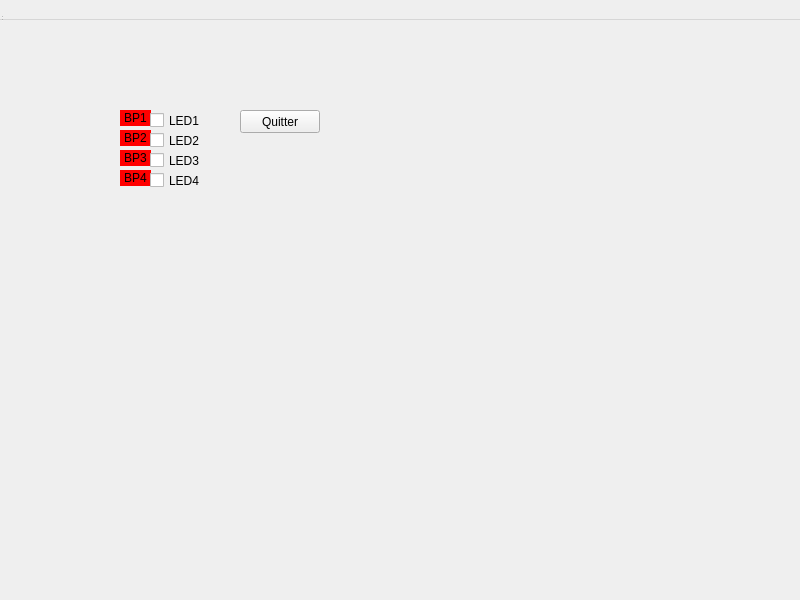
<?xml version="1.0" encoding="UTF-8"?>
<ui version="4.0">
 <class>WidgetUSB202</class>
 <widget class="QWidget" name="WidgetUSB202">
  <property name="geometry">
   <rect>
    <x>0</x>
    <y>0</y>
    <width>800</width>
    <height>600</height>
   </rect>
  </property>
  <property name="windowTitle">
   <string>WidgetUSB202</string>
  </property>
  <widget class="QWidget" name="centralwidget">
   <widget class="QLabel" name="label_BP1">
    <property name="geometry">
     <rect>
      <x>120</x>
      <y>110</y>
      <width>31</width>
      <height>16</height>
     </rect>
    </property>
    <property name="styleSheet">
     <string notr="true">background-color: rgb(255, 0, 0)</string>
    </property>
    <property name="text">
     <string>BP1</string>
    </property>
    <property name="alignment">
     <set>Qt::AlignCenter</set>
    </property>
   </widget>
   <widget class="QLabel" name="label_BP2">
    <property name="geometry">
     <rect>
      <x>120</x>
      <y>130</y>
      <width>31</width>
      <height>16</height>
     </rect>
    </property>
    <property name="styleSheet">
     <string notr="true">background-color: rgb(255, 0, 0)</string>
    </property>
    <property name="text">
     <string>BP2</string>
    </property>
    <property name="alignment">
     <set>Qt::AlignCenter</set>
    </property>
   </widget>
   <widget class="QLabel" name="label_BP3">
    <property name="geometry">
     <rect>
      <x>120</x>
      <y>150</y>
      <width>31</width>
      <height>16</height>
     </rect>
    </property>
    <property name="styleSheet">
     <string notr="true">background-color: rgb(255, 0, 0)</string>
    </property>
    <property name="text">
     <string>BP3</string>
    </property>
    <property name="alignment">
     <set>Qt::AlignCenter</set>
    </property>
   </widget>
   <widget class="QLabel" name="label_BP4">
    <property name="geometry">
     <rect>
      <x>120</x>
      <y>170</y>
      <width>31</width>
      <height>16</height>
     </rect>
    </property>
    <property name="styleSheet">
     <string notr="true">background-color: rgb(255, 0, 0)</string>
    </property>
    <property name="text">
     <string>BP4</string>
    </property>
    <property name="alignment">
     <set>Qt::AlignCenter</set>
    </property>
   </widget>
   <widget class="QCheckBox" name="checkbox_LED1">
    <property name="geometry">
     <rect>
      <x>150</x>
      <y>110</y>
      <width>83</width>
      <height>21</height>
     </rect>
    </property>
    <property name="text">
     <string>LED1</string>
    </property>
   </widget>
   <widget class="QCheckBox" name="checkbox_LED2">
    <property name="geometry">
     <rect>
      <x>150</x>
      <y>130</y>
      <width>83</width>
      <height>21</height>
     </rect>
    </property>
    <property name="text">
     <string>LED2</string>
    </property>
   </widget>
   <widget class="QCheckBox" name="checkbox_LED3">
    <property name="geometry">
     <rect>
      <x>150</x>
      <y>150</y>
      <width>83</width>
      <height>21</height>
     </rect>
    </property>
    <property name="text">
     <string>LED3</string>
    </property>
   </widget>
   <widget class="QCheckBox" name="checkbox_LED4">
    <property name="geometry">
     <rect>
      <x>150</x>
      <y>170</y>
      <width>83</width>
      <height>21</height>
     </rect>
    </property>
    <property name="text">
     <string>LED4</string>
    </property>
   </widget>
   <widget class="QPushButton" name="pushButton_Quitter">
    <property name="geometry">
     <rect>
      <x>240</x>
      <y>110</y>
      <width>80</width>
      <height>23</height>
     </rect>
    </property>
    <property name="text">
     <string>Quitter</string>
    </property>
    <property name="autoDefault">
     <bool>false</bool>
    </property>
   </widget>
  </widget>
  <widget class="QMenuBar" name="menubar">
   <property name="geometry">
    <rect>
     <x>0</x>
     <y>0</y>
     <width>800</width>
     <height>20</height>
    </rect>
   </property>
  </widget>
  <widget class="QStatusBar" name="statusbar"/>
 </widget>
 <resources/>
 <connections/>
</ui>
